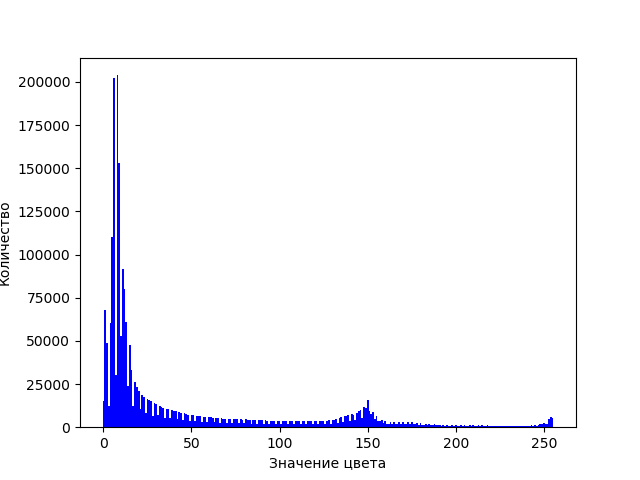
#> input picture temp/stego_blue_gist.png, 640 x 480 px
$ python -i gist.py   (imports and definitions only)
#> lines starting #> are read from the running program, lines starting #| are printed output that depends on the picture
from PIL import Image, ImageEnhance
import matplotlib.pyplot as plt

"""
Модуль преднозначен для создания гистограмм изображения.
Создает гистограммы красной, синей, зеленой компоненты цвета,
rgb гистограмму и гистограмму яркости.
"""
def make_gist(bins, data, width=1, color = "black", filename_gist=""):
	fig = plt.figure()
	plt.bar(bins,data, width=width, color = color)
	plt.ylabel('Количество')
	plt.xlabel('Значение цвета')
	fig.savefig(filename_gist)
	plt.clf()

def make_all_gist(filename, path=""):
	#создает гистограммы для изображения filename и сохраняет их в папке path
#> called with filename = '../temp/stego_blue_gist.png', path = ''
	data= Image.open(filename).histogram()
#> data = 1024 values, max 307200 at index 1023, min 0 at index 97, mean 1200
	bins=[i for i in range(256)]
	width = 1
	make_gist(bins, data[0:256], width=width, color = "red", filename_gist=path+'red_gist.png')
#> in make_gist, `fig.savefig(filename_gist)`:
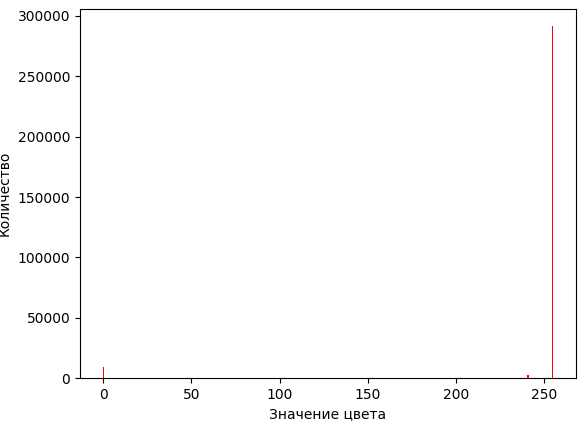
#> figure drawn by matplotlib, 1 panel; tallest bar 291410 high, from x = 254.5 to 255.5
	make_gist(bins, data[256:512], width=width, color = "green", filename_gist=path+'green_gist.png')
	make_gist(bins, data[512:768], width=width, color = "blue", filename_gist=path+'blue_gist.png')
	data1 = [data[i]+data[i+256]+data[i+512] for i in range(256)]
#> data1 = 256 values, max 880547 at index 255, min 0 at index 97, mean 3600
	make_gist(bins, data1, width=width, color = "gray", filename_gist=path+'rgb_gist.png')
	data= Image.open(filename).convert("L").histogram()
#> data = 256 values, max 291410 at index 255, min 0 at index 97, mean 1200
	make_gist(bins, data, width=width, color = "gray", filename_gist=path+'gray_gist.png')

>>> result = make_all_gist('../temp/stego_blue_gist.png')
